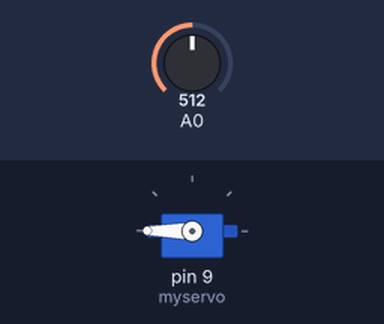
This sketch was run on a simulated Arduino Uno, built with avr-gcc and run on an emulated ATmega328P. On the bench: servo. Inputs (shaded band) come from the test bench; at power-on: A0 = 512. What the sketch prints to the serial monitor is not drawn.

Above: at 1.4 s.
1.5 s: A0 set to 993
3.0 s: A0 set to 1013
At 3.45 s:
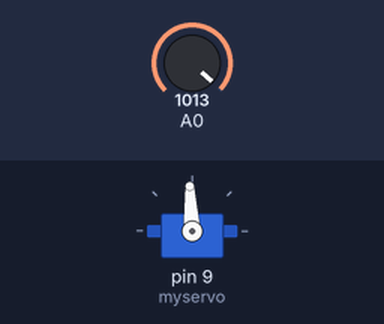
6.0 s: A0 set to 990
At 7.0 s:
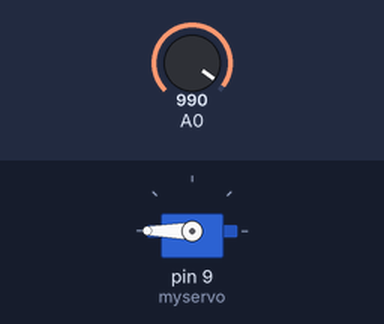
7.5 s: A0 set to 1010
At 7.78 s:
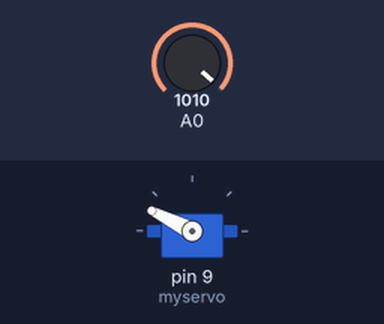
Timing chart, 0 to 58.0 s (numbered marks = the images above; inputs shaded):
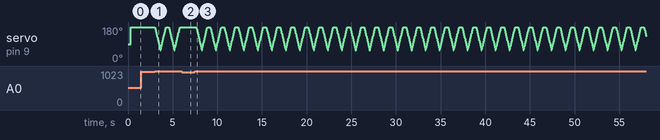

The sketch:

uselessbox.ino
```cpp
#include <Servo.h>

//use bottom right 2 pins on button switch, where one is
//is connected to 5V, and the other to analog 0

//for servo, connect data to pin 9

Servo myservo;
int pos = 0;
void setup() {
  // put your setup code here, to run once:
  Serial.begin(9600);
  Serial.println("ready");
  pinMode(10,INPUT);
  myservo.attach(9);
}

int maxPos = 180;
int currPos = maxPos;
int minPos = 55;
void loop() {
  delay(300);
  if(analogRead(0)>1000){
    while(currPos > minPos) {
      currPos -= 3;
      myservo.write(currPos);
      delay(15);
    }
    //button has been pressed. now retract servo
    while(currPos < maxPos) {
      currPos += 3;
      myservo.write(currPos);
      delay(15);
    }
  }

  constrain(currPos,minPos,maxPos);
  myservo.write(currPos);
}
```

Measured:
- the behaviour switches between 1000 and 1001 on A0 (found by bisection; images 0 and 1)
- after the input at 1.5 s, every drawn part: stays the same
- after the input at 6.0 s, servo on pin 9 (myservo): stops changing and stays 180°
